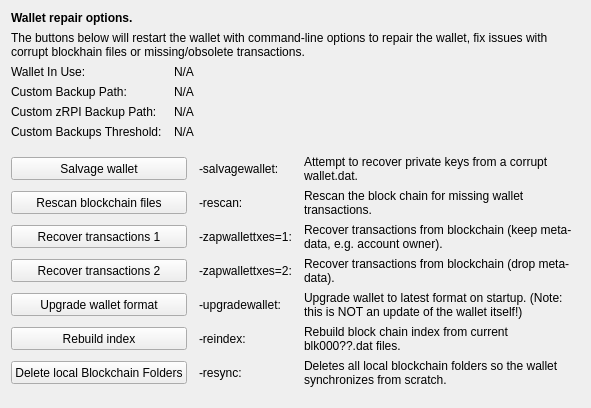
     <widget class="QWidget" name="tab_repair">
      <attribute name="title">
       <string>&amp;Wallet Repair</string>
      </attribute>
      <layout class="QGridLayout" name="gridLayout_4" columnstretch="0,0,0,0">
       <property name="horizontalSpacing">
        <number>12</number>
       </property>
       <item row="0" column="0" colspan="4">
        <widget class="QLabel" name="label_repair_header">
         <property name="font">
          <font>
           <weight>75</weight>
           <bold>true</bold>
          </font>
         </property>
         <property name="text">
          <string>Wallet repair options.</string>
         </property>
        </widget>
       </item>
       <item row="1" column="0" colspan="4">
        <widget class="QLabel" name="label_repair_helptext">
         <property name="font">
          <font>
           <weight>50</weight>
           <bold>false</bold>
          </font>
         </property>
         <property name="text">
          <string>The buttons below will restart the wallet with command-line options to repair the wallet, fix issues with corrupt blockhain files or missing/obsolete transactions.</string>
         </property>
         <property name="wordWrap">
          <bool>true</bool>
         </property>
        </widget>
       </item>
       <item row="2" column="0">
        <widget class="QLabel" name="wallet_path_label">
         <property name="text">
          <string>Wallet In Use:</string>
         </property>
        </widget>
       </item>
       <item row="2" column="1" colspan="3">
        <widget class="QLabel" name="wallet_path">
         <property name="cursor">
          <cursorShape>IBeamCursor</cursorShape>
         </property>
         <property name="text">
          <string>N/A</string>
         </property>
         <property name="textFormat">
          <enum>Qt::PlainText</enum>
         </property>
         <property name="textInteractionFlags">
          <set>Qt::LinksAccessibleByMouse|Qt::TextSelectableByKeyboard|Qt::TextSelectableByMouse</set>
         </property>
        </widget>
       </item>
       <item row="3" column="0">
        <widget class="QLabel" name="wallet_custombackuppath_label">
         <property name="visible">
          <bool>false</bool>
         </property>
         <property name="text">
          <string>Custom Backup Path:</string>
         </property>
        </widget>
       </item>
       <item row="3" column="1" colspan="3">
        <widget class="QLabel" name="wallet_custombackuppath">
         <property name="cursor">
          <cursorShape>IBeamCursor</cursorShape>
         </property>
         <property name="visible">
          <bool>false</bool>
         </property>
         <property name="text">
          <string>N/A</string>
         </property>
         <property name="textFormat">
          <enum>Qt::PlainText</enum>
         </property>
         <property name="textInteractionFlags">
          <set>Qt::LinksAccessibleByMouse|Qt::TextSelectableByKeyboard|Qt::TextSelectableByMouse</set>
         </property>
        </widget>
       </item>
       <item row="4" column="0">
        <widget class="QLabel" name="wallet_customzrpibackuppath_label">
         <property name="visible">
          <bool>false</bool>
         </property>
         <property name="text">
          <string>Custom zRPI Backup Path:</string>
         </property>
        </widget>
       </item>
       <item row="4" column="1" colspan="3">
        <widget class="QLabel" name="wallet_customzrpibackuppath">
         <property name="cursor">
          <cursorShape>IBeamCursor</cursorShape>
         </property>
         <property name="visible">
          <bool>false</bool>
         </property>
         <property name="text">
          <string>N/A</string>
         </property>
         <property name="textFormat">
          <enum>Qt::PlainText</enum>
         </property>
         <property name="textInteractionFlags">
          <set>Qt::LinksAccessibleByMouse|Qt::TextSelectableByKeyboard|Qt::TextSelectableByMouse</set>
         </property>
        </widget>
       </item>
       <item row="5" column="0">
        <widget class="QLabel" name="wallet_custombackupthreshold_label">
         <property name="visible">
          <bool>false</bool>
         </property>
         <property name="text">
          <string>Custom Backups Threshold:</string>
         </property>
        </widget>
       </item>
       <item row="5" column="1" colspan="3">
        <widget class="QLabel" name="wallet_custombackupthreshold">
         <property name="cursor">
          <cursorShape>IBeamCursor</cursorShape>
         </property>
         <property name="visible">
          <bool>false</bool>
         </property>
         <property name="text">
          <string>N/A</string>
         </property>
         <property name="textFormat">
          <enum>Qt::PlainText</enum>
         </property>
         <property name="textInteractionFlags">
          <set>Qt::LinksAccessibleByMouse|Qt::TextSelectableByKeyboard|Qt::TextSelectableByMouse</set>
         </property>
        </widget>
       </item>
       <item row="6" column="0">
        <spacer name="verticalSpacer_repair1">
         <property name="orientation">
          <enum>Qt::Vertical</enum>
         </property>
         <property name="sizeHint" stdset="0">
          <size>
           <width>10</width>
           <height>10</height>
          </size>
         </property>
        </spacer>
       </item>
       <item row="7" column="0" colspan="2">
        <widget class="QPushButton" name="btn_salvagewallet">
         <property name="minimumSize">
          <size>
           <width>100</width>
           <height>23</height>
          </size>
         </property>
         <property name="text">
          <string>Salvage wallet</string>
         </property>
        </widget>
       </item>
       <item row="7" column="2">
        <widget class="QLabel" name="label_repair_salvage_command">
         <property name="text">
          <string notr="true">-salvagewallet:</string>
         </property>
        </widget>
       </item>
       <item row="7" column="3">
        <widget class="QLabel" name="label_repair_salvage">
         <property name="text">
          <string>Attempt to recover private keys from a corrupt wallet.dat.</string>
         </property>
         <property name="wordWrap">
          <bool>true</bool>
         </property>
        </widget>
       </item>
       <item row="8" column="0" colspan="2">
        <widget class="QPushButton" name="btn_rescan">
         <property name="minimumSize">
          <size>
           <width>100</width>
           <height>23</height>
          </size>
         </property>
         <property name="text">
          <string>Rescan blockchain files</string>
         </property>
        </widget>
       </item>
       <item row="8" column="2">
        <widget class="QLabel" name="label_repair_rescan_command">
         <property name="text">
          <string notr="true">-rescan:</string>
         </property>
        </widget>
       </item>
       <item row="8" column="3">
        <widget class="QLabel" name="label_repair_rescan">
         <property name="text">
          <string>Rescan the block chain for missing wallet transactions.</string>
         </property>
         <property name="wordWrap">
          <bool>true</bool>
         </property>
        </widget>
       </item>
       <item row="9" column="0" colspan="2">
        <widget class="QPushButton" name="btn_zapwallettxes1">
         <property name="minimumSize">
          <size>
           <width>100</width>
           <height>23</height>
          </size>
         </property>
         <property name="text">
          <string>Recover transactions 1</string>
         </property>
        </widget>
       </item>
       <item row="9" column="2">
        <widget class="QLabel" name="label_repair_zap1_command">
         <property name="text">
          <string notr="true">-zapwallettxes=1:</string>
         </property>
        </widget>
       </item>
       <item row="9" column="3">
        <widget class="QLabel" name="label_repair_zap1">
         <property name="text">
          <string>Recover transactions from blockchain (keep meta-data, e.g. account owner).</string>
         </property>
         <property name="wordWrap">
          <bool>true</bool>
         </property>
        </widget>
       </item>
       <item row="10" column="0" colspan="2">
        <widget class="QPushButton" name="btn_zapwallettxes2">
         <property name="minimumSize">
          <size>
           <width>100</width>
           <height>23</height>
          </size>
         </property>
         <property name="text">
          <string>Recover transactions 2</string>
         </property>
        </widget>
       </item>
       <item row="10" column="2">
        <widget class="QLabel" name="label_repair_zap2_command">
         <property name="text">
          <string notr="true">-zapwallettxes=2:</string>
         </property>
        </widget>
       </item>
       <item row="10" column="3">
        <widget class="QLabel" name="label_repair_zap2">
         <property name="text">
          <string>Recover transactions from blockchain (drop meta-data).</string>
         </property>
         <property name="wordWrap">
          <bool>true</bool>
         </property>
        </widget>
       </item>
       <item row="11" column="0" colspan="2">
        <widget class="QPushButton" name="btn_upgradewallet">
         <property name="minimumSize">
          <size>
           <width>100</width>
           <height>23</height>
          </size>
         </property>
         <property name="text">
          <string>Upgrade wallet format</string>
         </property>
        </widget>
       </item>
       <item row="11" column="2">
        <widget class="QLabel" name="label_repair_upgrade_command">
         <property name="text">
          <string notr="true">-upgradewallet:</string>
         </property>
        </widget>
       </item>
       <item row="11" column="3">
        <widget class="QLabel" name="label_repair_upgrade">
         <property name="text">
          <string>Upgrade wallet to latest format on startup. (Note: this is NOT an update of the wallet itself!)</string>
         </property>
         <property name="wordWrap">
          <bool>true</bool>
         </property>
        </widget>
       </item>
       <item row="12" column="0" colspan="2">
        <widget class="QPushButton" name="btn_reindex">
         <property name="minimumSize">
          <size>
           <width>100</width>
           <height>23</height>
          </size>
         </property>
         <property name="text">
          <string>Rebuild index</string>
         </property>
        </widget>
       </item>
       <item row="12" column="2">
        <widget class="QLabel" name="label_repair_reindex_command">
         <property name="text">
          <string notr="true">-reindex:</string>
         </property>
        </widget>
       </item>
       <item row="12" column="3">
        <widget class="QLabel" name="label_repair_reindex">
         <property name="text">
          <string>Rebuild block chain index from current blk000??.dat files.</string>
         </property>
         <property name="wordWrap">
          <bool>true</bool>
         </property>
        </widget>
       </item>
       <item row="13" column="0" colspan="2">
        <widget class="QPushButton" name="btn_resync">
         <property name="minimumSize">
          <size>
           <width>100</width>
           <height>23</height>
          </size>
         </property>
         <property name="text">
          <string>Delete local Blockchain Folders</string>
         </property>
        </widget>
       </item>
       <item row="13" column="2">
        <widget class="QLabel" name="label_repair_resync_command">
         <property name="text">
          <string>-resync:</string>
         </property>
        </widget>
       </item>
       <item row="13" column="3">
        <widget class="QLabel" name="label_repair_resync">
         <property name="text">
          <string>Deletes all local blockchain folders so the wallet synchronizes from scratch.</string>
         </property>
         <property name="wordWrap">
          <bool>true</bool>
         </property>
        </widget>
       </item>
       <item row="14" column="0">
        <spacer name="verticalSpacer_repair2">
         <property name="orientation">
          <enum>Qt::Vertical</enum>
         </property>
         <property name="sizeHint" stdset="0">
          <size>
           <width>20</width>
           <height>10</height>
          </size>
         </property>
        </spacer>
       </item>
      </layout>
     </widget>
